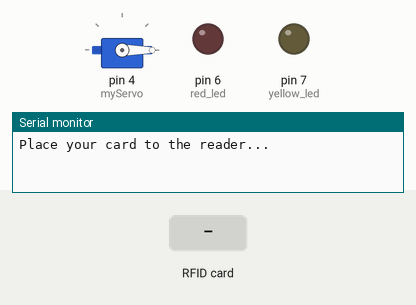
A sketch run on a simulated Arduino Uno, built with avr-gcc and run on an emulated ATmega328P. Shown: servo, output pins drawn as LEDs (lit = HIGH), the last lines printed to the serial monitor. The inputs (shaded band) are chosen by the test bench. Pins used as bus, display or sensor lines are not drawn.

Above: at 1.2 s.
1.3 s: RFID card C3 0D DE 00 held to the reader
At 1.7 s:
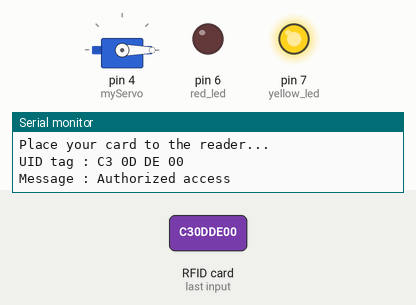
At 3.3 s:
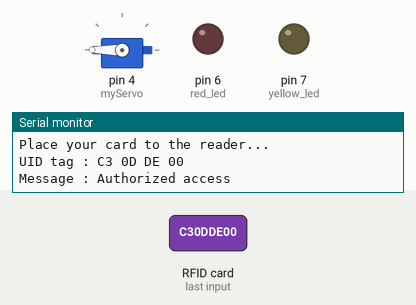
3.8 s: RFID card 5E 7A 19 C4 held to the reader
At 5.7 s:
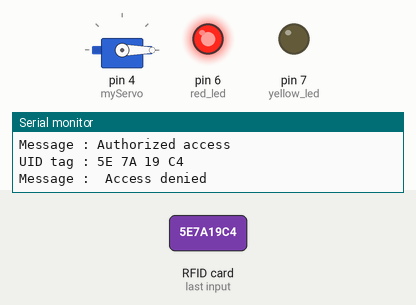
Timing chart, 0 to 7.3 s (numbered marks = the images above; inputs shaded):
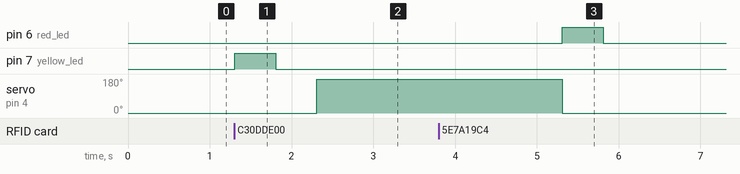

Measured:
- after the input at 1.3 s, pin 7 (yellow_led): LOW → HIGH at once, → LOW 0.50 s later; servo on pin 4 (myServo): 0° → 180° after 1.0 s
- after the input at 3.8 s, pin 6 (red_led): LOW → HIGH after 1.5 s, → LOW 0.50 s later

The sketch:

rfid_reader.ino
```cpp
//card -> UID tag : 7D C4 DE 00
//keychain -> UID tag : 09 76 02 01
// roll no. - 2 Krishna Bitthariya
// roll no. - 6 Haniraj Gupta
// roll no. - 9 Prineet Jain
#include <SPI.h>
#include <MFRC522.h>
#include <Servo.h>

int led_pin;
#define SS_PIN 10
#define RST_PIN 9
#define red_led 6
#define yellow_led 7
MFRC522 mfrc522(SS_PIN, RST_PIN);
Servo myServo;


void led(int pin) {
  digitalWrite(pin, HIGH);
  delay(500);
  digitalWrite(pin, LOW);
  delay(500);
}


void setup()
{
  Serial.begin(9600);   // Initiate a serial communication
  SPI.begin();      // Initiate  SPI bus
  mfrc522.PCD_Init();   // Initiate MFRC522
  Serial.println("Place your card to the reader...");
  Serial.println();
  pinMode(red_led, OUTPUT);
  pinMode(yellow_led, OUTPUT);
  myServo.attach(4);
  myServo.write(0);

}
void loop()
{
  // Look for new cards
  if ( ! mfrc522.PICC_IsNewCardPresent())
  {
    return;
  }
  // Select one of the cards
  if ( ! mfrc522.PICC_ReadCardSerial())
  {
    return;
  }
  //Show UID on serial monitor
  Serial.print("UID tag :");
  String content= "";
  byte letter;

  for (byte i = 0; i < mfrc522.uid.size; i++)
  {
     Serial.print(mfrc522.uid.uidByte[i] < 0x10 ? " 0" : " ");
     Serial.print(mfrc522.uid.uidByte[i], HEX);
     content.concat(String(mfrc522.uid.uidByte[i] < 0x10 ? " 0" : " "));
     content.concat(String(mfrc522.uid.uidByte[i], HEX));
  }

  Serial.println();
  Serial.print("Message : ");
  content.toUpperCase();

  // if (content.substring(1) == "7D C4 DE 00" or content.substring(1) =="09 76 02 01")
  if (content.substring(1) =="C3 0D DE 00")
  {
    Serial.println("Authorized access");
    Serial.println();
    led(yellow_led);
    myServo.write(180);
    delay(3000);
    myServo.write(0);

  }

 else   {
    Serial.println(" Access denied");
    led(red_led);
    delay(1000);
  }
} 
```
